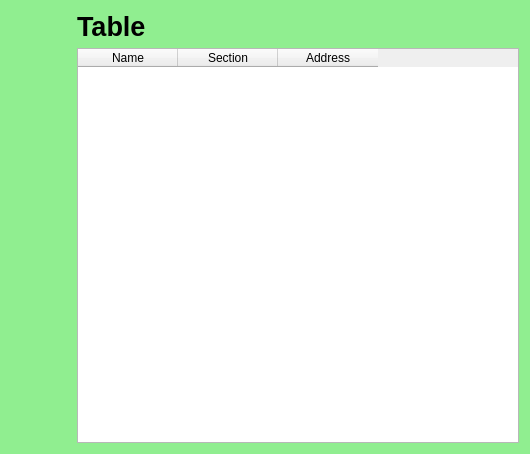
<?xml version="1.0" encoding="UTF-8"?>
<ui version="4.0">
 <class>Dialog</class>
 <widget class="QDialog" name="Dialog">
  <property name="geometry">
   <rect>
    <x>0</x>
    <y>0</y>
    <width>530</width>
    <height>454</height>
   </rect>
  </property>
  <property name="windowTitle">
   <string>Dialog</string>
  </property>
  <property name="styleSheet">
   <string notr="true">QDialog {
  background-color: lightgreen;
}</string>
  </property>
  <layout class="QFormLayout" name="formLayout">
   <item row="0" column="1">
    <widget class="QLabel" name="tablehead">
     <property name="font">
      <font>
       <pointsize>20</pointsize>
       <weight>75</weight>
       <bold>true</bold>
      </font>
     </property>
     <property name="text">
      <string>Table</string>
     </property>
    </widget>
   </item>
   <item row="1" column="0">
    <widget class="QLabel" name="flag">
     <property name="minimumSize">
      <size>
       <width>60</width>
       <height>100</height>
      </size>
     </property>
     <property name="maximumSize">
      <size>
       <width>120</width>
       <height>400</height>
      </size>
     </property>
     <property name="styleSheet">
      <string notr="true"/>
     </property>
     <property name="text">
      <string/>
     </property>
     <property name="pixmap">
      <pixmap>pakistan.jpg</pixmap>
     </property>
     <property name="scaledContents">
      <bool>true</bool>
     </property>
    </widget>
   </item>
   <item row="1" column="1">
    <widget class="QTableWidget" name="tableWidget">
     <column>
      <property name="text">
       <string>Name</string>
      </property>
     </column>
     <column>
      <property name="text">
       <string>Section</string>
      </property>
     </column>
     <column>
      <property name="text">
       <string>Address</string>
      </property>
     </column>
    </widget>
   </item>
  </layout>
 </widget>
 <resources/>
 <connections/>
</ui>
